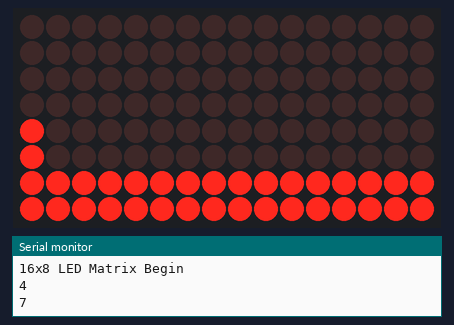
The sketch below on a simulated Arduino Uno, built with avr-gcc and run on an emulated ATmega328P. Parts: 16×8 LED matrix, the last lines printed to the serial monitor. Random numbers use the default seed unless the sketch sets one.

Above: at 0.09 s.
At 5.03 s:
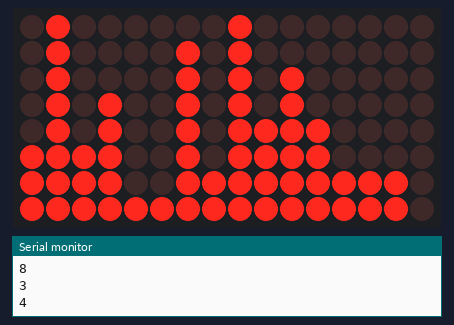
At 10.06 s:
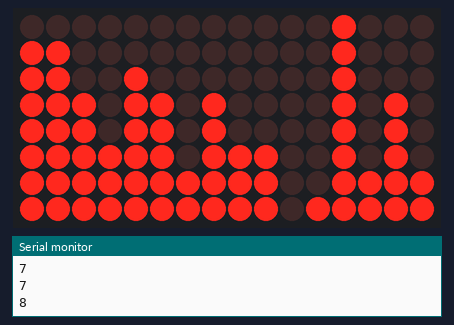
At 20.04 s:
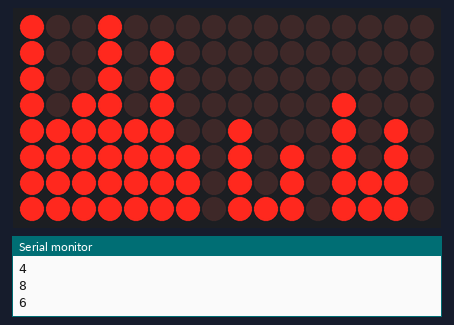
At 30.0 s:
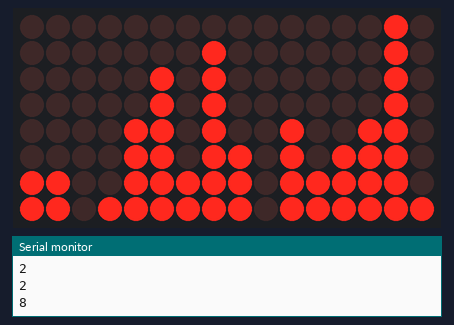
At 39.94 s:
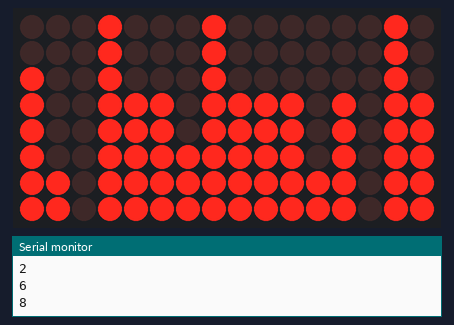

The sketch:

autoscrollingBarDisplay8x16.ino
```cpp
// this code uses a 8x16 led grid to draw an autoscrolling bar display
// right now there is no input, so it just uses rand numbers for values

#include <Wire.h>
#include <Adafruit_GFX.h>
#include "Adafruit_LEDBackpack.h"

Adafruit_8x16matrix matrix = Adafruit_8x16matrix();

int value = 3;
int ValSet[]= {1,1,1,1,1,1,1,1,1,1,1,1,1,1,1,1,0};

void setup() {
  Serial.begin(9600);
  Serial.println("16x8 LED Matrix Begin");

  matrix.begin(0x70);  // pass in the address

  matrix.setBrightness(0);// (0-15)
  matrix.blinkRate(0);// (0-3)
  matrix.setRotation(1);

}


void loop() {
  matrix.clear();

  for(int x=16; x>-1; x--){
    ValSet[x+1] = ValSet[x];
  }
  ValSet[0] = random(9)-1;
  Serial.println((ValSet[0]+1));
  for(int x=0; x<16; x++){
    matrix.drawLine(x,8, x,(7-ValSet[x]) , LED_ON);
    delay(5);
  }
  matrix.writeDisplay();
}
```
